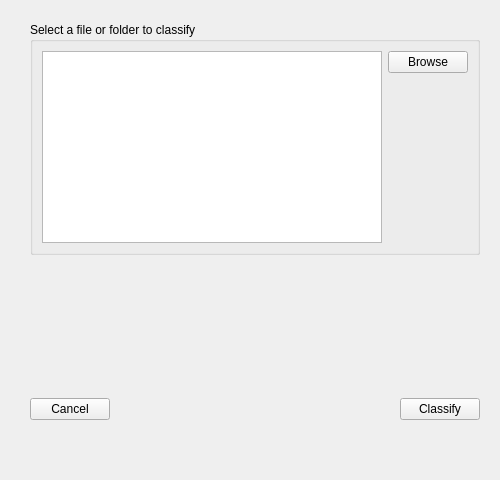
<?xml version="1.0" encoding="UTF-8"?>
<ui version="4.0">
 <class>ClassifyPage</class>
 <widget class="QWidget" name="ClassifyPage">
  <property name="geometry">
   <rect>
    <x>0</x>
    <y>0</y>
    <width>500</width>
    <height>480</height>
   </rect>
  </property>
  <property name="windowTitle">
   <string>Form</string>
  </property>
  <widget class="QWidget" name="">
   <property name="geometry">
    <rect>
     <x>30</x>
     <y>22</y>
     <width>450</width>
     <height>401</height>
    </rect>
   </property>
   <layout class="QVBoxLayout" name="verticalLayout">
    <item>
     <widget class="QGroupBox" name="getFileGroupBox">
      <property name="title">
       <string>Select a file or folder to classify</string>
      </property>
      <layout class="QGridLayout" name="gridLayout">
       <item row="0" column="0">
        <layout class="QHBoxLayout" name="horizontalLayout">
         <item>
          <widget class="QListWidget" name="listWidget"/>
         </item>
         <item alignment="Qt::AlignRight|Qt::AlignTop">
          <widget class="QPushButton" name="browsePushbutton">
           <property name="enabled">
            <bool>true</bool>
           </property>
           <property name="text">
            <string>Browse</string>
           </property>
          </widget>
         </item>
        </layout>
       </item>
      </layout>
     </widget>
    </item>
    <item>
     <spacer name="verticalSpacer">
      <property name="orientation">
       <enum>Qt::Vertical</enum>
      </property>
      <property name="sizeHint" stdset="0">
       <size>
        <width>448</width>
        <height>118</height>
       </size>
      </property>
     </spacer>
    </item>
    <item>
     <layout class="QHBoxLayout" name="horizontalLayout_2">
      <property name="spacing">
       <number>10</number>
      </property>
      <item>
       <widget class="QPushButton" name="cancelPushButton">
        <property name="text">
         <string>Cancel</string>
        </property>
       </widget>
      </item>
      <item>
       <spacer name="horizontalSpacer">
        <property name="orientation">
         <enum>Qt::Horizontal</enum>
        </property>
        <property name="sizeHint" stdset="0">
         <size>
          <width>193</width>
          <height>27</height>
         </size>
        </property>
       </spacer>
      </item>
      <item>
       <widget class="QPushButton" name="classifyPushButton">
        <property name="text">
         <string>Classify</string>
        </property>
       </widget>
      </item>
     </layout>
    </item>
   </layout>
  </widget>
 </widget>
 <resources/>
 <connections>
  <connection>
   <sender>browsePushbutton</sender>
   <signal>clicked()</signal>
   <receiver>ClassifyPage</receiver>
   <slot>pickDatasetSlot()</slot>
   <hints>
    <hint type="sourcelabel">
     <x>440</x>
     <y>78</y>
    </hint>
    <hint type="destinationlabel">
     <x>482</x>
     <y>245</y>
    </hint>
   </hints>
  </connection>
  <connection>
   <sender>classifyPushButton</sender>
   <signal>clicked()</signal>
   <receiver>ClassifyPage</receiver>
   <slot>classifySlot()</slot>
   <hints>
    <hint type="sourcelabel">
     <x>396</x>
     <y>388</y>
    </hint>
    <hint type="destinationlabel">
     <x>316</x>
     <y>436</y>
    </hint>
   </hints>
  </connection>
  <connection>
   <sender>cancelPushButton</sender>
   <signal>clicked()</signal>
   <receiver>ClassifyPage</receiver>
   <slot>cancelSlot()</slot>
   <hints>
    <hint type="sourcelabel">
     <x>116</x>
     <y>386</y>
    </hint>
    <hint type="destinationlabel">
     <x>182</x>
     <y>445</y>
    </hint>
   </hints>
  </connection>
 </connections>
 <slots>
  <slot>pickDatasetSlot()</slot>
  <slot>classifySlot()</slot>
  <slot>cancelSlot()</slot>
 </slots>
</ui>
